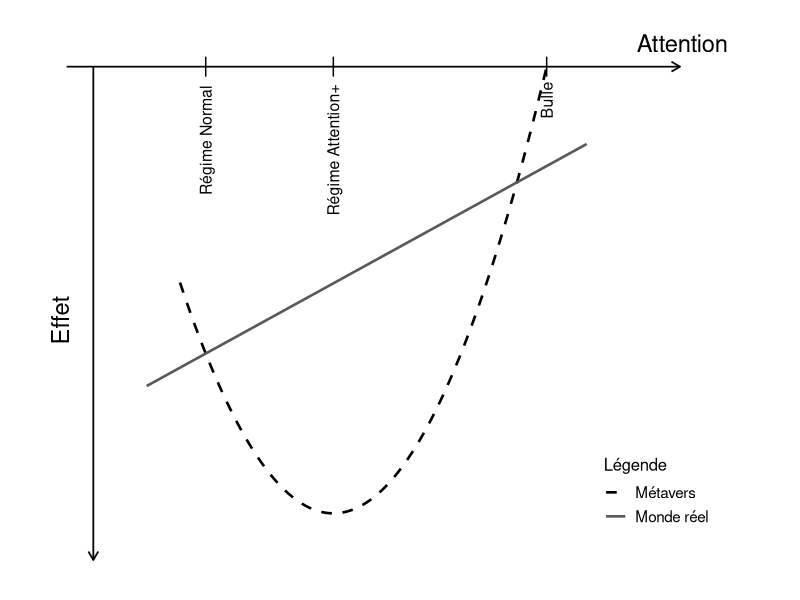

Source code (R):
library(ggplot2)

y_axis_top <- 8

# Points voulus
B <- 5.0
C <- 8.2
y_vertex <- 1.3

# Parabole
a <- (y_axis_top - y_vertex) / (C - B)^2
f <- function(x) a * (x - B)^2 + y_vertex

# Droite
m <- 0.55
b <- 2.0
g <- function(x) m * x + b

# Intersection A
h <- function(x) f(x) - g(x)
A <- uniroot(h, lower = 2.0, upper = B)$root

# Données
x_par <- seq(2.7, C, length.out = 400)
parab_df <- data.frame(
  x = x_par,
  y = f(x_par),
  courbe = "Métavers"
)

x_line <- seq(2.2, 8.8, length.out = 2)
line_df <- data.frame(
  x = x_line,
  y = g(x_line),
  courbe = "Monde réel"
)

ggplot() +
  # Axe horizontal supérieur
  annotate("segment", x = 1, y = y_axis_top, xend = 10.2, yend = y_axis_top,
           arrow = arrow(length = grid::unit(0.25, "cm")), linewidth = 0.6) +
  
  # Axe vertical
  annotate("segment", x = 1.4, y = y_axis_top, xend = 1.4, yend = 0.6,
           arrow = arrow(length = grid::unit(0.25, "cm")), linewidth = 0.6) +
  
  # Ticks A, B, C
  annotate("segment", x = A, y = y_axis_top - 0.15, xend = A, yend = y_axis_top + 0.15, linewidth = 0.5) +
  annotate("segment", x = B, y = y_axis_top - 0.15, xend = B, yend = y_axis_top + 0.15, linewidth = 0.5) +
  annotate("segment", x = C, y = y_axis_top - 0.15, xend = C, yend = y_axis_top + 0.15, linewidth = 0.5) +
  
  # Labels
  annotate("text", x = A, y = y_axis_top - 1.1, label = "Régime Normal", size = 4, angle = 90) +
  annotate("text", x = B, y = y_axis_top - 1.25, label = "Régime Attention+", size = 4, angle = 90) +
  annotate("text", x = C, y = y_axis_top - 0.5, label = "Bulle", size = 4, angle = 90) +
  annotate("text", x = 9.55, y = y_axis_top + 0.35, label = "Attention", hjust = 0, size = 6) +
  annotate("text", x = 0.9, y = 4.2, label = "Effet", angle = 90, size = 6) +
  
  # Courbes avec légende
  geom_line(
    data = parab_df,
    aes(x = x, y = y, color = courbe),
    linewidth = 0.9,
    linetype = 2
  ) +
  geom_line(
    data = line_df,
    aes(x = x, y = y, color = courbe),
    linewidth = 0.9
  ) +
  
  scale_color_manual(
    name = "Légende",
    values = c("Métavers" = "black", "Monde réel" = "grey35")
  ) +
  
  coord_cartesian(xlim = c(0, 12), ylim = c(0, 9), expand = FALSE) +
  theme_void() +
  theme(
    legend.position = c(0.82, 0.18),
    legend.background = element_blank(),
    legend.title = element_text(size = 12),
    legend.text = element_text(size = 11)
  )
